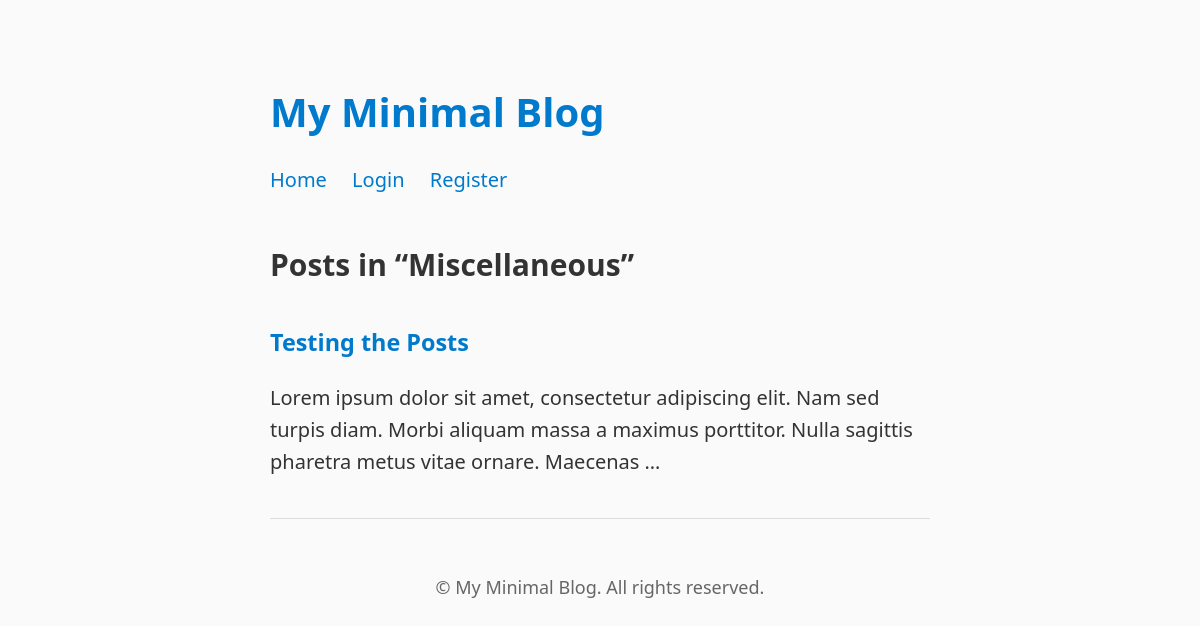
The app's page /category/misc/ with its own data.
### blog/models.py (models this page shows, shortened)
class Category(models.Model):
    name = models.CharField(max_length=100, unique=True)
    slug = models.SlugField(unique=True)

class Post(models.Model):
    title = models.CharField(max_length=200)
    slug = models.SlugField(unique=True, blank=True)
    author = models.ForeignKey(User, on_delete=models.CASCADE)
    category = models.ForeignKey(Category, on_delete=models.SET_NULL, null=True)
    image = models.ImageField(upload_to='post_images/', blank=True, null=True)
    body = models.TextField()
    published = models.BooleanField(default=True)
    created = models.DateTimeField(auto_now_add=True)

### blog/views.py (the view)
# urls.py: path('category/<slug:slug>/', views.category_posts, name='category_posts'),
def category_posts(request, slug):
    category = get_object_or_404(Category, slug=slug)
    posts = Post.objects.filter(category=category, published=True)
    return render(request, 'blog/category.html', {'category': category, 'posts': posts})

### blog/templates/blog/category.html (shortened to what this page needs)
{% extends 'blog/base.html' %}
{% block content %}
  <h2>Posts in “{{ category.name }}”</h2>
  {% for post in posts %}
    <div class="post-preview">
      <h3><a href="{% url 'post_detail' slug=post.slug %}">{{ post.title }}</a></h3>
      <p>{{ post.body|truncatewords:25 }}</p>
    </div>
  {% empty %}
    <p>No posts found in this category.</p>
  {% endfor %}
{% endblock %}

### blog/templates/blog/base.html (style rules this page uses)
html { box-sizing: border-box; max-width: 70ch; margin: auto; font-size: 1.25em; color: #333; line-height: 1.6; }
* { box-sizing: inherit; }
body { margin: 0; padding: 1em; font-family: system-ui, sans-serif; background-color: #fafafa; }
h1, h2, h3 { font-weight: 600; margin-top: 1.5em; margin-bottom: 0.5em; }
p { margin-bottom: 1em; }
a { text-decoration: none; color: #007acc; }
.post-preview { margin-bottom: 2em; border-bottom: 1px solid #ddd; padding-bottom: 1em; }

### records on screen
Category: name "Miscellaneous"
Post: title "Testing the Posts", body "Lorem ipsum dolor sit amet, consectetur adipiscing elit. Nam sed turpis diam. Morbi aliquam massa a maximus porttitor. Nulla sagittis pharetra metus vitae ornare. Maecenas …"
